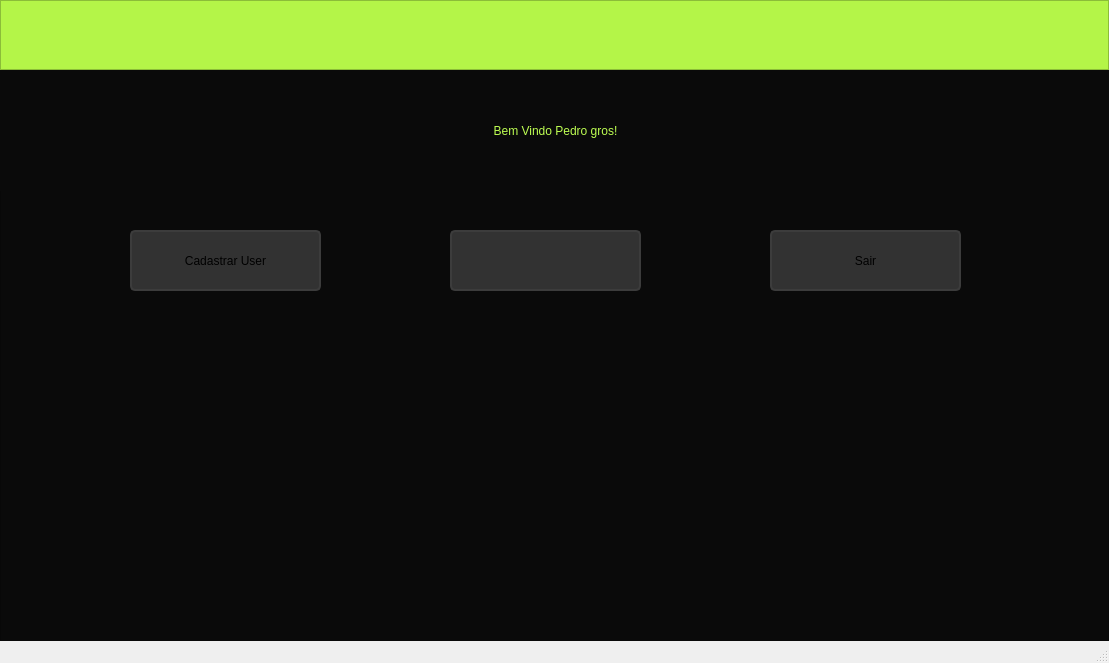
<?xml version="1.0" encoding="UTF-8"?>
<ui version="4.0">
 <class>MainWindow</class>
 <widget class="QMainWindow" name="MainWindow">
  <property name="geometry">
   <rect>
    <x>0</x>
    <y>0</y>
    <width>1109</width>
    <height>663</height>
   </rect>
  </property>
  <property name="windowTitle">
   <string>MainWindow</string>
  </property>
  <widget class="QWidget" name="centralwidget">
   <layout class="QVBoxLayout" name="verticalLayout">
    <property name="spacing">
     <number>0</number>
    </property>
    <property name="leftMargin">
     <number>0</number>
    </property>
    <property name="topMargin">
     <number>0</number>
    </property>
    <property name="rightMargin">
     <number>0</number>
    </property>
    <property name="bottomMargin">
     <number>0</number>
    </property>
    <item>
     <widget class="QFrame" name="frame_2">
      <property name="maximumSize">
       <size>
        <width>16777215</width>
        <height>70</height>
       </size>
      </property>
      <property name="styleSheet">
       <string notr="true">background-color: rgb(180,245,72);</string>
      </property>
      <property name="frameShape">
       <enum>QFrame::StyledPanel</enum>
      </property>
      <property name="frameShadow">
       <enum>QFrame::Raised</enum>
      </property>
     </widget>
    </item>
    <item>
     <widget class="QFrame" name="frame">
      <property name="styleSheet">
       <string notr="true">background-color: rgb(10, 10, 10);
</string>
      </property>
      <property name="frameShape">
       <enum>QFrame::StyledPanel</enum>
      </property>
      <property name="frameShadow">
       <enum>QFrame::Raised</enum>
      </property>
      <widget class="QLabel" name="tx_bemvindo">
       <property name="geometry">
        <rect>
         <x>0</x>
         <y>0</y>
         <width>1111</width>
         <height>121</height>
        </rect>
       </property>
       <property name="layoutDirection">
        <enum>Qt::LeftToRight</enum>
       </property>
       <property name="styleSheet">
        <string notr="true">color: rgb(190, 255, 82);
font: 700 24pt &quot;Arial&quot;;</string>
       </property>
       <property name="text">
        <string>Bem Vindo Pedro gros!</string>
       </property>
       <property name="alignment">
        <set>Qt::AlignCenter</set>
       </property>
      </widget>
      <widget class="QPushButton" name="bt_caduser">
       <property name="geometry">
        <rect>
         <x>130</x>
         <y>160</y>
         <width>191</width>
         <height>61</height>
        </rect>
       </property>
       <property name="styleSheet">
        <string notr="true">QPushButton{
	background-color: rgb(50,50,50);
	border: 2px solid rgb(60,60,60);
	border-radius: 5px;
}
QPushButton:hover{
	background-color: rgb(60,60,60);
	border: 2px solid rgb(70,70,70);
}
QPushButton:pressed{
	background-color: rgb(180,245,72);
	border: 2px solid rgb(180,245,82);
}</string>
       </property>
       <property name="text">
        <string>Cadastrar User</string>
       </property>
      </widget>
      <widget class="QPushButton" name="pushButton_2">
       <property name="geometry">
        <rect>
         <x>450</x>
         <y>160</y>
         <width>191</width>
         <height>61</height>
        </rect>
       </property>
       <property name="styleSheet">
        <string notr="true">QPushButton{
	background-color: rgb(50,50,50);
	border: 2px solid rgb(60,60,60);
	border-radius: 5px;
}
QPushButton:hover{
	background-color: rgb(60,60,60);
	border: 2px solid rgb(70,70,70);
}
QPushButton:pressed{
	background-color: rgb(180,245,72);
	border: 2px solid rgb(180,245,82);
}</string>
       </property>
       <property name="text">
        <string/>
       </property>
      </widget>
      <widget class="QPushButton" name="bt_sair">
       <property name="geometry">
        <rect>
         <x>770</x>
         <y>160</y>
         <width>191</width>
         <height>61</height>
        </rect>
       </property>
       <property name="styleSheet">
        <string notr="true">QPushButton{
	background-color: rgb(50,50,50);
	border: 2px solid rgb(60,60,60);
	border-radius: 5px;
}
QPushButton:hover{
	background-color: rgb(60,60,60);
	border: 2px solid rgb(70,70,70);
}
QPushButton:pressed{
	background-color: rgb(180,245,72);
	border: 2px solid rgb(180,245,82);
}</string>
       </property>
       <property name="text">
        <string>Sair</string>
       </property>
      </widget>
     </widget>
    </item>
   </layout>
  </widget>
  <widget class="QMenuBar" name="menubar">
   <property name="geometry">
    <rect>
     <x>0</x>
     <y>0</y>
     <width>1109</width>
     <height>22</height>
    </rect>
   </property>
  </widget>
  <widget class="QStatusBar" name="statusbar"/>
 </widget>
 <resources/>
 <connections/>
</ui>
